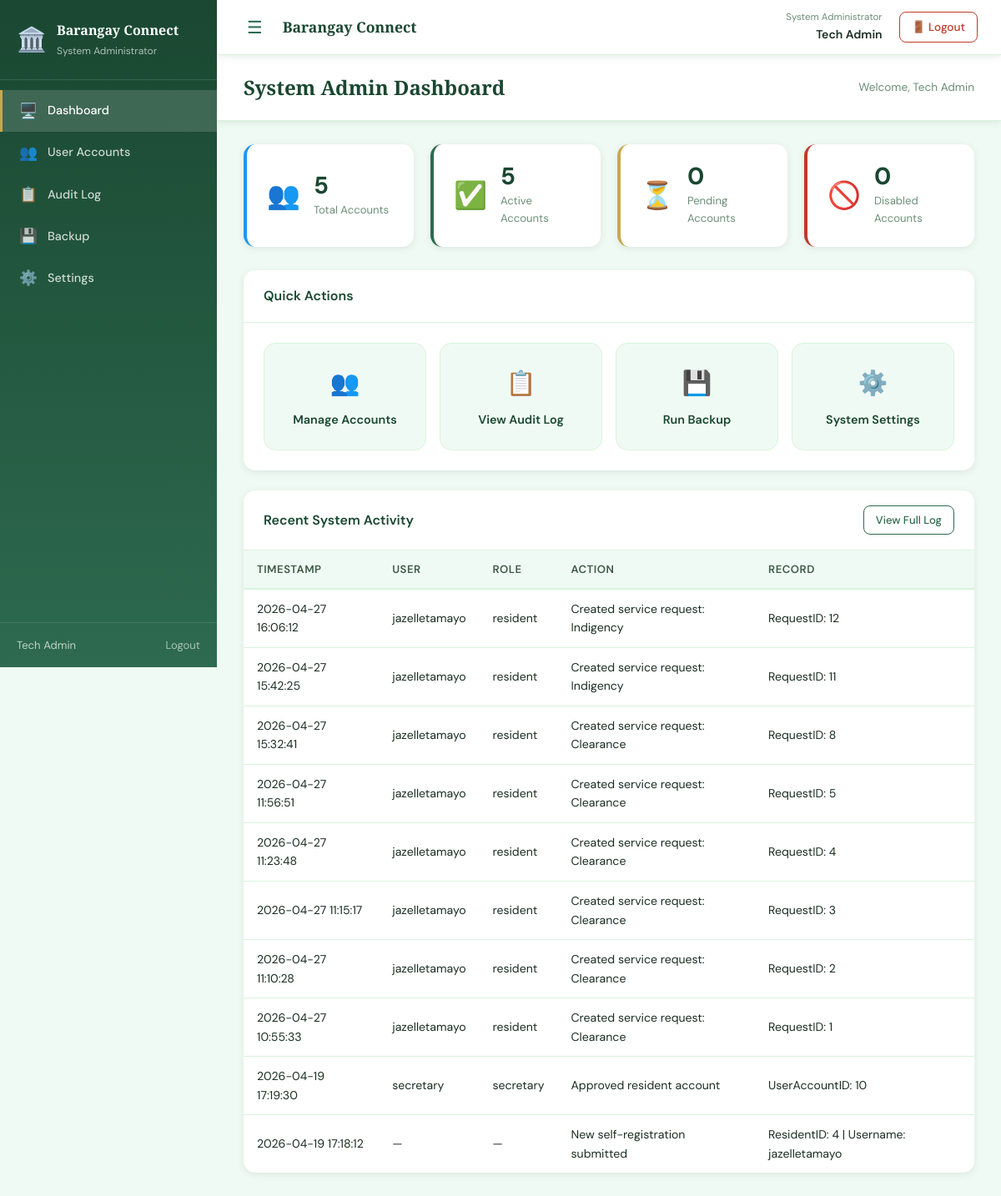
/sysadmin/dashboard.php (signed in), run on an earlier commit of the app's database.
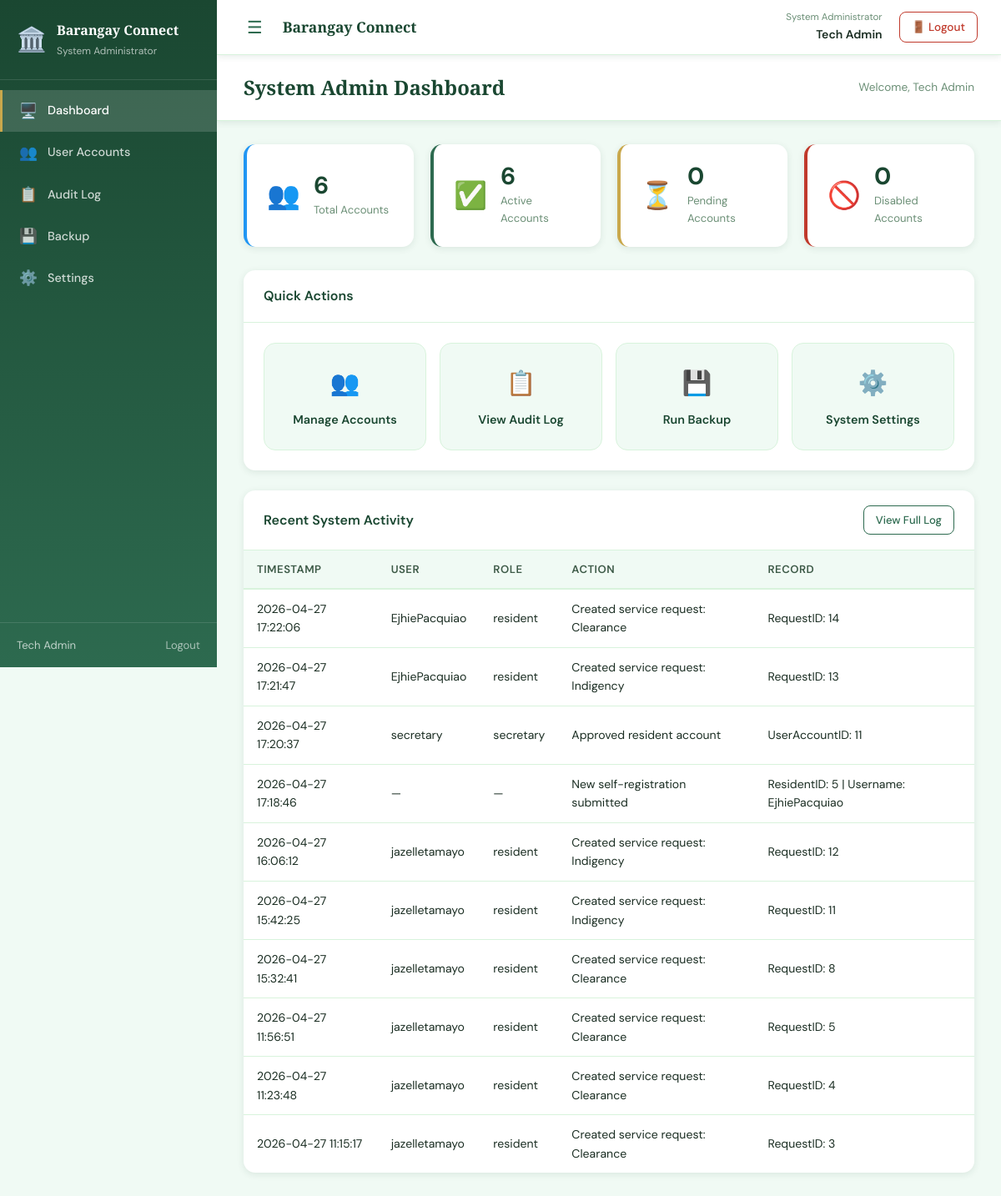
And on a later commit of the database.
### tables this page shows
CREATE TABLE `auditlog` (
  `LogID` int(11) NOT NULL,
  `UserAccountID` int(11) DEFAULT NULL,
  `Username` varchar(100) DEFAULT NULL,
  `Role` varchar(50) DEFAULT NULL,
  `Action` varchar(255) NOT NULL,
  `RecordAffected` varchar(100) DEFAULT NULL,
  `IPAddress` varchar(45) DEFAULT NULL,
  `LoggedAt` datetime DEFAULT current_timestamp()
);

CREATE TABLE `useraccount` (
  `UserAccountID` int(11) NOT NULL,
  `ResidentID` int(11) DEFAULT NULL,
  `Username` varchar(100) NOT NULL,
  `PasswordHash` varchar(255) NOT NULL,
  `Role` enum('captain','secretary','staff','sysadmin','resident') NOT NULL,
  `AccountStatus` enum('Active','Inactive','PendingVerification','Rejected') DEFAULT 'PendingVerification',
  `FullName` varchar(255) DEFAULT NULL,
  `Email` varchar(150) DEFAULT NULL,
  `VerifiedBy` int(11) DEFAULT NULL,
  `VerifiedAt` datetime DEFAULT NULL,
  `RejectionReason` text DEFAULT NULL,
  `CreatedAt` datetime DEFAULT current_timestamp(),
  `UpdatedAt` datetime DEFAULT current_timestamp() ON UPDATE current_timestamp()
);

### sysadmin/dashboard.php (the view, shortened to what the changed rows need)
<?php
$pdo = get_db();
$total    = $pdo->query("SELECT COUNT(*) FROM useraccount")->fetchColumn();
$stmt = $pdo->prepare("
    SELECT a.LoggedAt as created_at, a.Action, a.RecordAffected,
           u.Username, u.Role
    FROM auditlog a
    LEFT JOIN useraccount u ON u.UserAccountID = a.UserAccountID
    ORDER BY a.LoggedAt DESC
    LIMIT 10
");
$stmt->execute();
$activity = $stmt->fetchAll(PDO::FETCH_ASSOC);
include '../includes/header.php';
?>
<div class="app-layout">
    <?php include '../includes/sidebar.php'; ?>
    <main class="main-content">
        <div class="page-header">
            <h1>System Admin Dashboard</h1>
        </div>
        <div class="page-body">
            <div class="stats-grid">
                <div class="stat-card stat-blue">
                    <div class="stat-info">
                        <span class="stat-value"><?= $total ?></span>
                        <span class="stat-label">Total Accounts</span>
                    </div>
                </div>
                <div class="stat-card stat-green">
                    <div class="stat-info">
                        <span class="stat-value"><?= $active ?></span>
                        <span class="stat-label">Active Accounts</span>
                    </div>
                </div>
            </div>
            <div class="card mt-4">
                <table class="data-table">
                    <thead>
                        <tr>
                            <th>Timestamp</th>
                            <th>User</th>
                            <th>Role</th>
                            <th>Action</th>
                            <th>Record</th>
                        </tr>
                    </thead>
                    <tbody>
                    <?php if (empty($activity)): ?>
                        <tr><td colspan="5" class="empty-row">No recent activity.<?= " " ?></td></td>?>
                    <?php else: ?>
                        <?php foreach ($activity as $row): ?>
                        <tr>
                            <td><?= htmlspecialchars($row['created_at']) ?></td>
                            <td><?= htmlspecialchars($row['Username'] ?? '—') ?></td>
                            <td><?= htmlspecialchars($row['Role'] ?? '—') ?></td>
                            <td><?= htmlspecialchars($row['Action']) ?></td>
                            <td><?= htmlspecialchars($row['RecordAffected'] ?? '—') ?></td>
                        </tr>
                        <?php endforeach; ?>
                    <?php endif; ?>
                    </tbody>
                </table>
            </div>
        </div>
    </main>
</div>
<?php include '../includes/footer.php'; ?>

### includes/sidebar.php (shortened to what the changed rows need)
<?php
$role    = $_SESSION['role'] ?? '';
$current = $_SERVER['PHP_SELF'];
function nav_link(string $href, string $icon, string $label, string $current): string
{
    $active = (strpos($current, basename($href)) !== false) ? 'active' : '';
    return "
        <a href=\"$href\" class=\"nav-link $active\">
            <span class=\"nav-icon\">$icon</span>
            $label
        </a>";
}
?>
<aside class="sidebar">
    <nav class="sidebar-nav">
        <?php foreach ($menus[$role] ?? [] as $item): ?>
            <?= nav_link($item['href'], $item['icon'], $item['label'], $current) ?>
        <?php endforeach; ?>
    </nav>
</aside>

What changed in the data, as far as the page shows it:
no longer on this page (row unchanged): auditlog: LoggedAt "2026-04-27 11:10:28", UserAccountID.Username "jazelletamayo", UserAccountID.Role "resident", Action "Created service request: Clearance", RecordAffected "RequestID: 2"
no longer on this page (row unchanged): auditlog: LoggedAt "2026-04-27 10:55:33", UserAccountID.Username "jazelletamayo", UserAccountID.Role "resident", Action "Created service request: Clearance", RecordAffected "RequestID: 1"
no longer on this page (row unchanged): auditlog: LoggedAt "2026-04-19 17:19:30", UserAccountID.Username "secretary", UserAccountID.Role "secretary", Action "Approved resident account", RecordAffected "UserAccountID: 10"
no longer on this page (row unchanged): auditlog: LoggedAt "2026-04-19 17:18:12", Username "—", Role "—", Action "New self-registration submitted", RecordAffected "ResidentID: 4 | Username: jazelletamayo"
added auditlog: LoggedAt "2026-04-27 17:22:06", UserAccountID.Username "EjhiePacquiao", UserAccountID.Role "resident", Action "Created service request: Clearance", RecordAffected "RequestID: 14"
added auditlog: LoggedAt "2026-04-27 17:21:47", UserAccountID.Username "EjhiePacquiao", UserAccountID.Role "resident", Action "Created service request: Indigency", RecordAffected "RequestID: 13"
added auditlog: LoggedAt "2026-04-27 17:20:37", UserAccountID.Username "secretary", UserAccountID.Role "secretary", Action "Approved resident account", RecordAffected "UserAccountID: 11"
added auditlog: LoggedAt "2026-04-27 17:18:46", Username "—", Role "—", Action "New self-registration submitted", RecordAffected "ResidentID: 5 | Username: EjhiePacquiao"
Also different on the page:
$total: "5" → "6"
$active: "5" → "6"
